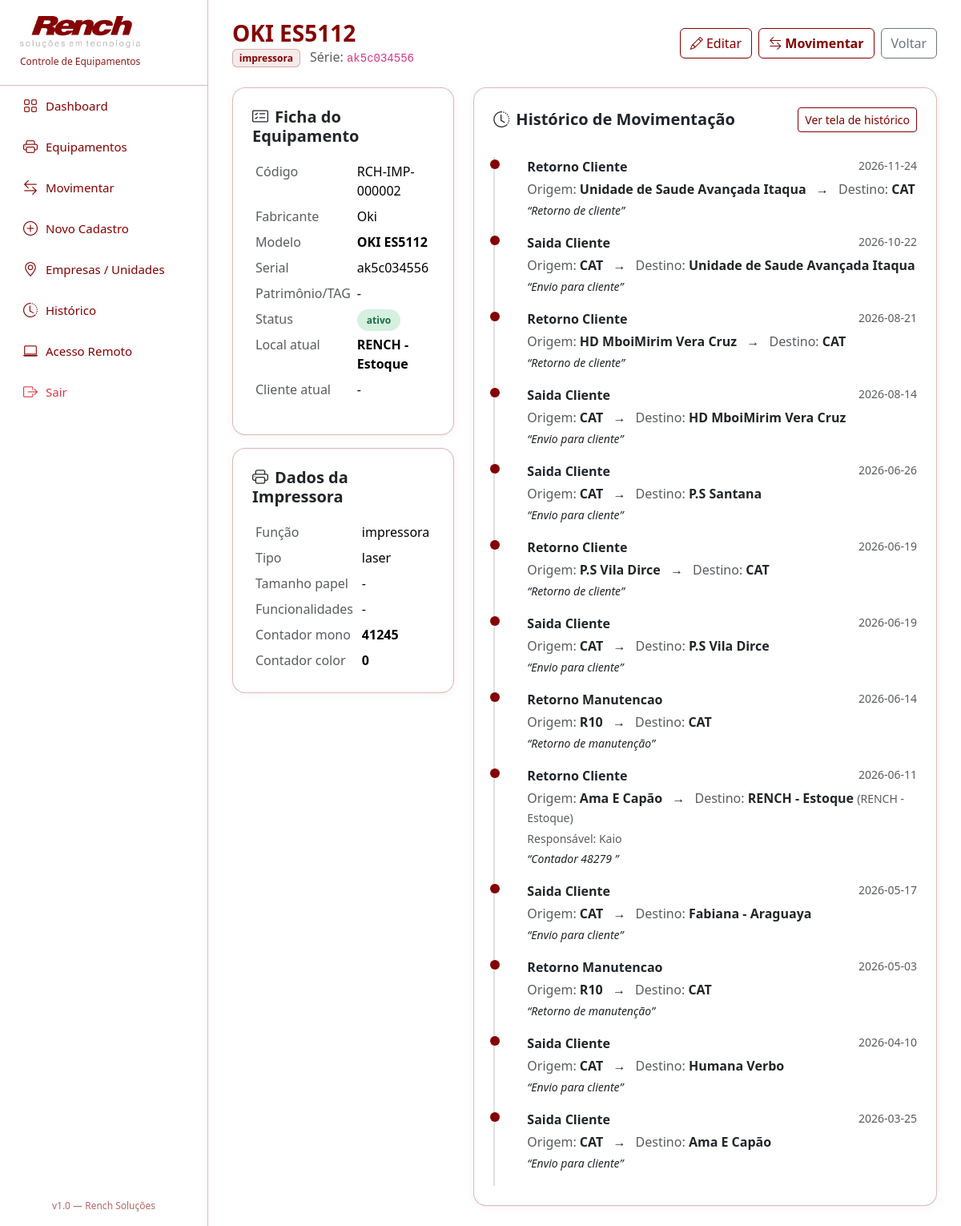
Screenshot of /equipamento/513 (signed in) with the database file from the repository.
### tables this page shows
CREATE TABLE equipamentos (
            id INTEGER PRIMARY KEY AUTOINCREMENT,
            codigo TEXT,
            tipo_equipamento TEXT NOT NULL CHECK(tipo_equipamento IN ('impressora','desktop','notebook','servidor','monitor','periferico')),
            fabricante TEXT,
            modelo TEXT NOT NULL,
            numero_serie TEXT,
            patrimonio TEXT,
            
            -- Campos especificos IMPRESSORA
            funcao TEXT CHECK(funcao IN ('impressora','multifuncional')),
            tipo_impressao TEXT CHECK(tipo_impressao IN ('laser','jato_de_tinta','etiqueta','termica')),
            tamanho_papel TEXT CHECK(tamanho_papel IN ('A3','A4','etiqueta','cupom')),
            funcionalidades TEXT,
            contador_mono INTEGER DEFAULT 0,
            contador_color INTEGER DEFAULT 0,
            
            -- Campos especificos COMPUTADOR/SERVIDOR
            processador_modelo TEXT,
            processador_geracao TEXT,
            processador_velocidade TEXT,
            memoria_capacidade TEXT,
            memoria_tipo TEXT,
            memoria_barramento TEXT,
            memoria_velocidade TEXT,
            armazenamento_1_capacidade TEXT,
            armazenamento_1_tipo TEXT,
            armazenamento_2_capacidade TEXT,
            armazenamento_2_tipo TEXT,
            armazenamento_3_capacidade TEXT,
            armazenamento_3_tipo TEXT,
            
            -- Campos comuns
            status TEXT DEFAULT 'ativo' CHECK(status IN ('ativo','inativo')),
            local_atual_id INTEGER,
            local_atual_nome TEXT,
            cliente_atual TEXT,
            observacoes TEXT,
            data_cadastro TIMESTAMP DEFAULT CURRENT_TIMESTAMP,
            ativo INTEGER DEFAULT 1, unidade_id INTEGER REFERENCES unidades(id),
            FOREIGN KEY (local_atual_id) REFERENCES locais(id)
        );

CREATE TABLE movimentacoes (
            id INTEGER PRIMARY KEY AUTOINCREMENT,
            equipamento_id INTEGER NOT NULL,
            data_movimentacao DATE NOT NULL,
            origem_local TEXT,
            origem_unidade TEXT,
            destino_local TEXT NOT NULL,
            destino_unidade TEXT,
            tipo_movimento TEXT NOT NULL CHECK(tipo_movimento IN (
                'entrada_estoque','saida_cliente','retorno_cliente',
                'envio_manutencao','retorno_manutencao','transferencia'
            )),
            responsavel TEXT,
            observacoes TEXT,
            FOREIGN KEY (equipamento_id) REFERENCES equipamentos(id)
        );

### app.py (the view)
@app.route('/equipamento/<int:equip_id>')
@login_required
def detalhe_equipamento(equip_id):
    db = get_db()
    cur = db.cursor()
    cur.execute("SELECT * FROM equipamentos WHERE id=? AND ativo=1", (equip_id,))
    equip = cur.fetchone()
    if not equip:
        flash("Equipamento nao encontrado!", "danger")
        return redirect(url_for('lista_equipamentos'))
    cur.execute("SELECT * FROM movimentacoes WHERE equipamento_id=? ORDER BY data_movimentacao DESC, id DESC", (equip_id,))
    movimentacoes = cur.fetchall()
    cur.execute("SELECT * FROM historico_defeitos WHERE equipamento_id=? ORDER BY data_ocorrencia DESC", (equip_id,))
    defeitos = cur.fetchall()
    return render_template('equipamento_detalhe.html',
        equip=equip, movimentacoes=movimentacoes, defeitos=defeitos
    )

### app.py (called while the page is built)
def get_db():
    db = getattr(g, '_database', None)
    if db is None:
        db = g._database = sqlite3.connect(DATABASE)
        db.row_factory = sqlite3.Row
    return db

@app.teardown_appcontext
def close_connection(exception):
    db = getattr(g, '_database', None)
    if db is not None:
        db.close()

def login_required(f):
    @wraps(f)
    def decorated_function(*args, **kwargs):
        if not session.get('logado'):
            return redirect(url_for('login'))
        return f(*args, **kwargs)
    return decorated_function

### templates/equipamento_detalhe.html (shortened to what this page needs)
{% extends "base.html" %}
{% block content %}
<div class="page-header">
  <div>
    <h1>{{equip.modelo}}</h1>
    <p class="text-muted mb-0">
      <span class="badge badge-{{equip.tipo_equipamento}}">{{equip.tipo_equipamento}}</span>
      {% if equip.numero_serie %}<span class="ms-2">Série: <code>{{equip.numero_serie}}</code></span>{% endif %}
    </p>
  </div>
  <div class="d-flex gap-2">
    <a href="{{url_for('editar_equipamento', equip_id=equip.id)}}" class="btn btn-outline-primary"><i class="bi bi-pencil"></i> Editar</a>
    <a href="{{url_for('movimentar', equip_id=equip.id)}}" class="btn btn-rench-primary"><i class="bi bi-arrow-left-right"></i> Movimentar</a>
    <a href="{{url_for('lista_equipamentos')}}" class="btn btn-outline-secondary">Voltar</a>
  </div>
</div>
<div class="row g-4">
  <div class="col-lg-4">
    <div class="card card-dashboard p-4">
      <h5 class="fw-bold mb-3"><i class="bi bi-card-checklist me-2"></i>Ficha do Equipamento</h5>
      <table class="table table-borderless table-sm">
        <tr><td class="text-muted">Código</td><td>{{equip.codigo or '-'}}</td></tr>
        <tr><td class="text-muted">Fabricante</td><td>{{equip.fabricante or '-'}}</td></tr>
        <tr><td class="text-muted">Modelo</td><td><strong>{{equip.modelo}}</strong></td></tr>
        <tr><td class="text-muted">Serial</td><td>{{equip.numero_serie or '-'}}</td></tr>
        <tr><td class="text-muted">Patrimônio/TAG</td><td>{{equip.patrimonio or '-'}}</td></tr>
        <tr><td class="text-muted">Status</td><td><span class="status-badge {{'s-estoque' if equip.status=='ativo' else 's-descartado'}}">{{equip.status}}</span></td></tr>
        <tr><td class="text-muted">Local atual</td><td><strong>{{equip.local_atual_nome or '-'}}</strong></td></tr>
        <tr><td class="text-muted">Cliente atual</td><td>{{equip.cliente_atual or '-'}}</td></tr>
      </table>
    </div>
    {% if equip.tipo_equipamento == 'impressora' %}
    <div class="card card-dashboard p-4 mt-3">
      <h5 class="fw-bold mb-3"><i class="bi bi-printer me-2"></i>Dados da Impressora</h5>
      <table class="table table-borderless table-sm mb-0">
        <tr><td class="text-muted">Função</td><td>{{equip.funcao or '-'}}</td></tr>
        <tr><td class="text-muted">Tipo</td><td>{{equip.tipo_impressao or '-'}}</td></tr>
        <tr><td class="text-muted">Tamanho papel</td><td>{{equip.tamanho_papel or '-'}}</td></tr>
        <tr><td class="text-muted">Funcionalidades</td><td>{{equip.funcionalidades or '-'}}</td></tr>
        <tr><td class="text-muted">Contador mono</td><td><strong>{{equip.contador_mono or 0}}</strong></td></tr>
        <tr><td class="text-muted">Contador color</td><td><strong>{{equip.contador_color or 0}}</strong></td></tr>
      </table>
    </div>
    {% endif %}
  </div>
  <div class="col-lg-8">
    <div class="card card-dashboard p-4">
      <div class="d-flex justify-content-between align-items-center mb-3">
        <h5 class="fw-bold mb-0"><i class="bi bi-clock-history me-2"></i>Histórico de Movimentação</h5>
        <a href="{{url_for('historico', equipamento_id=equip.id)}}" class="btn btn-sm btn-outline-primary">Ver tela de histórico</a>
      </div>
      {% if movimentacoes %}
        <div class="timeline">
          {% for m in movimentacoes %}
          <div class="timeline-item">
            <div class="d-flex justify-content-between">
              <p class="fw-bold mb-1">{{m.tipo_movimento.replace('_',' ')|title}}</p>
              <small class="text-muted">{{m.data_movimentacao}}</small>
            </div>
            <p class="mb-1">
              <span class="text-muted">Origem:</span> <strong>{{m.origem_local or '-'}}</strong>
              <span class="mx-2">→</span>
              <span class="text-muted">Destino:</span> <strong>{{m.destino_local}}</strong>
              {% if m.destino_unidade %}<small class="text-muted">({{m.destino_unidade}})</small>{% endif %}
            </p>
            {% if m.responsavel %}<p class="small text-muted mb-1">Responsável: {{m.responsavel}}</p>{% endif %}
            {% if m.observacoes %}<p class="small fst-italic mb-0">“{{m.observacoes}}”</p>{% endif %}
          </div>
          {% endfor %}
        </div>
      {% else %}
        <div class="text-center text-muted py-5">
          <i class="bi bi-clock" style="font-size:42px;"></i>
          <p class="mt-3 mb-0">Nenhuma movimentação registrada.</p>
        </div>
      {% endif %}
    </div>
  </div>
</div>
{% endblock %}

### templates/base.html (shortened to what this page needs)
<!doctype html>
<html lang="pt-br">
<head>
<link href="https://cdn.jsdelivr.net/npm/bootstrap@5.3.2/dist/css/bootstrap.min.css" rel="stylesheet">
<link rel="stylesheet" href="https://cdn.jsdelivr.net/npm/bootstrap-icons@1.11.1/font/bootstrap-icons.css">
</head>
<body>
<div class="sidebar">
  <div class="sidebar-header">
    <img src="{{url_for('static', filename='logo_rench.png')}}" alt="Rench" class="sidebar-logo">
    <p>Controle de Equipamentos</p>
  </div>
  <nav class="d-flex flex-column">
    <a class="nav-link {{'active' if request.endpoint=='index' else ''}}" href="/">
      <i class="bi bi-grid"></i> Dashboard
    </a>
    <a class="nav-link {{'active' if request.endpoint=='lista_equipamentos' else ''}}" href="{{url_for('lista_equipamentos')}}">
      <i class="bi bi-printer"></i> Equipamentos
    </a>
    <a class="nav-link {{'active' if request.endpoint=='tela_movimentar' else ''}}" href="{{url_for('tela_movimentar')}}">
      <i class="bi bi-arrow-left-right"></i> Movimentar
    </a>
    <a class="nav-link {{'active' if request.endpoint=='novo_equipamento' else ''}}" href="{{url_for('novo_equipamento')}}">
      <i class="bi bi-plus-circle"></i> Novo Cadastro
    </a>
    <a class="nav-link {{'active' if request.endpoint=='lista_locais' else ''}}" href="{{url_for('lista_locais')}}">
      <i class="bi bi-geo-alt"></i> Empresas / Unidades
    </a>
    <a class="nav-link {{'active' if request.endpoint=='historico' else ''}}" href="{{url_for('historico')}}">
      <i class="bi bi-clock-history"></i> Histórico
    </a>
    <a class="nav-link {{'active' if request.endpoint=='acesso_remoto' else ''}}" href="{{url_for('acesso_remoto')}}">
      <i class="bi bi-laptop"></i> Acesso Remoto
    </a>
    <a class="nav-link text-danger" href="{{url_for('logout')}}">
      <i class="bi bi-box-arrow-right"></i> Sair
    </a>
  </nav>
  <div class="mt-auto p-3 text-center" style="border-top:1px solid rgba(255,255,255,0.1);font-size:12px;opacity:0.6;">
    v1.0 &mdash; Rench Solu&ccedil;&otilde;es
  </div>
</div>
<div class="main-content">
  {% block content %}{% endblock %}
</div>
</body>
</html>

### templates/base.html (style rules this page uses)
:root { --primary:#850001;--primary-dark:#650001;--primary-light:rgba(133,0,1,0.08);--primary-borda:rgba(133,0,1,0.28);--accent:#850001;--success:#176B43;--danger:#850001;--warning:#B76E00;--bg:#FFFFFF;--sidebar-width:260px; }
body { background:var(--bg);font-family:'Segoe UI',Arial,sans-serif;color:#222; }
.sidebar { position:fixed;top:0;bottom:0;left:0;width:var(--sidebar-width);background:#fff;color:var(--primary);z-index:1000;display:flex;flex-direction:column;border-right:1px solid var(--primary-borda); }
.sidebar-header { padding:20px 25px;border-bottom:1px solid var(--primary-borda); }
.sidebar-header p { font-size:12px;opacity:0.9;margin:0;color:var(--primary); }
.sidebar-logo { max-width:150px;max-height:56px;object-fit:contain;display:block;margin-bottom:8px; }
.nav-link { color:var(--primary);padding:12px 25px;font-size:15px;display:flex;align-items:center;gap:10px;transition:0.15s;border-left:4px solid transparent; }
.nav-link i { font-size:18px; }
.main-content { margin-left:var(--sidebar-width);padding:25px 30px;min-height:100vh; }
.card-dashboard { border:1px solid var(--primary-borda);border-radius:16px;box-shadow:0 2px 12px rgba(133,0,1,0.05);transition:0.2s;background:#fff; }
.badge-impressora { background:var(--primary-light);color:var(--primary);border:1px solid var(--primary-borda); }
.btn-rench-primary { background:#fff;border-color:var(--primary);color:var(--primary);font-weight:700; }
.btn-outline-primary { border-color:var(--primary);color:var(--primary); }
.status-badge { font-size:12px;padding:5px 12px;border-radius:20px;font-weight:600; }
.s-estoque { background:#D6F0E0;color:var(--success); }
.page-header { display:flex;justify-content:space-between;align-items:center;margin-bottom:25px; }
.page-header h1 { font-size:28px;font-weight:700;color:var(--primary);margin:0; }
.timeline { padding-left:20px;border-left:2px solid #e0e0e0;margin-top:15px; }
.timeline-item { position:relative;padding:0 0 18px 20px; }
.timeline-item::before { content:"";position:absolute;left:-26px;top:3px;width:12px;height:12px;border-radius:50%;background:var(--primary); }

### rows the page displays
equipamentos: modelo "OKI ES5112", tipo_equipamento "impressora", numero_serie "ak5c034556", codigo "RCH-IMP-000002", fabricante "Oki", status "ativo", local_atual_nome "RENCH - Estoque", funcao "impressora", tipo_impressao "laser", contador_mono "41245", contador_color "0"
movimentacoes: tipo_movimento.replace "Retorno Cliente", data_movimentacao "2026-11-24", origem_local "Unidade de Saude Avançada Itaqua", destino_local "CAT", observacoes "Retorno de cliente"
movimentacoes: tipo_movimento.replace "Saida Cliente", data_movimentacao "2026-10-22", origem_local "CAT", destino_local "Unidade de Saude Avançada Itaqua", observacoes "Envio para cliente"
movimentacoes: tipo_movimento.replace "Retorno Cliente", data_movimentacao "2026-08-21", origem_local "HD MboiMirim Vera Cruz", destino_local "CAT", observacoes "Retorno de cliente"
movimentacoes: tipo_movimento.replace "Saida Cliente", data_movimentacao "2026-08-14", origem_local "CAT", destino_local "HD MboiMirim Vera Cruz", observacoes "Envio para cliente"
movimentacoes: tipo_movimento.replace "Saida Cliente", data_movimentacao "2026-06-26", origem_local "CAT", destino_local "P.S Santana", observacoes "Envio para cliente"
movimentacoes: tipo_movimento.replace "Retorno Cliente", data_movimentacao "2026-06-19", origem_local "P.S Vila Dirce", destino_local "CAT", observacoes "Retorno de cliente"
movimentacoes: tipo_movimento.replace "Saida Cliente", data_movimentacao "2026-06-19", origem_local "CAT", destino_local "P.S Vila Dirce", observacoes "Envio para cliente"
movimentacoes: tipo_movimento.replace "Retorno Manutencao", data_movimentacao "2026-06-14", origem_local "R10", destino_local "CAT", observacoes "Retorno de manutenção"
movimentacoes: tipo_movimento.replace "Retorno Cliente", data_movimentacao "2026-06-11", origem_local "Ama E Capão", destino_local "RENCH - Estoque", destino_unidade "RENCH - Estoque", responsavel "Kaio", observacoes "Contador 48279"
movimentacoes: tipo_movimento.replace "Saida Cliente", data_movimentacao "2026-05-17", origem_local "CAT", destino_local "Fabiana - Araguaya", observacoes "Envio para cliente"
movimentacoes: tipo_movimento.replace "Retorno Manutencao", data_movimentacao "2026-05-03", origem_local "R10", destino_local "CAT", observacoes "Retorno de manutenção"
movimentacoes: tipo_movimento.replace "Saida Cliente", data_movimentacao "2026-04-10", origem_local "CAT", destino_local "Humana Verbo", observacoes "Envio para cliente"
movimentacoes: tipo_movimento.replace "Saida Cliente", data_movimentacao "2026-03-25", origem_local "CAT", destino_local "Ama E Capão", observacoes "Envio para cliente"

### other values shown
{{ equip.patrimonio or '-' }} "-"
{{ equip.cliente_atual or '-' }} "-"
{{ equip.tamanho_papel or '-' }} "-"
{{ equip.funcionalidades or '-' }} "-"
